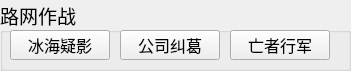
   <widget class="QGroupBox" name="roadmapact">
    <property name="geometry">
     <rect>
      <x>790</x>
      <y>360</y>
      <width>351</width>
      <height>71</height>
     </rect>
    </property>
    <property name="font">
     <font>
      <family>黑体</family>
      <pointsize>14</pointsize>
     </font>
    </property>
    <property name="title">
     <string>路网作战</string>
    </property>
    <widget class="QPushButton" name="roadmap_binghai">
     <property name="geometry">
      <rect>
       <x>10</x>
       <y>30</y>
       <width>100</width>
       <height>30</height>
      </rect>
     </property>
     <property name="font">
      <font>
       <family>黑体</family>
       <pointsize>12</pointsize>
      </font>
     </property>
     <property name="text">
      <string>冰海疑影</string>
     </property>
    </widget>
    <widget class="QPushButton" name="roadmap_gongsi">
     <property name="geometry">
      <rect>
       <x>120</x>
       <y>30</y>
       <width>100</width>
       <height>30</height>
      </rect>
     </property>
     <property name="font">
      <font>
       <family>黑体</family>
       <pointsize>12</pointsize>
      </font>
     </property>
     <property name="text">
      <string>公司纠葛</string>
     </property>
    </widget>
    <widget class="QPushButton" name="roadmap_wangzhe">
     <property name="geometry">
      <rect>
       <x>230</x>
       <y>30</y>
       <width>100</width>
       <height>30</height>
      </rect>
     </property>
     <property name="font">
      <font>
       <family>黑体</family>
       <pointsize>12</pointsize>
      </font>
     </property>
     <property name="text">
      <string>亡者行军</string>
     </property>
    </widget>
   </widget>
